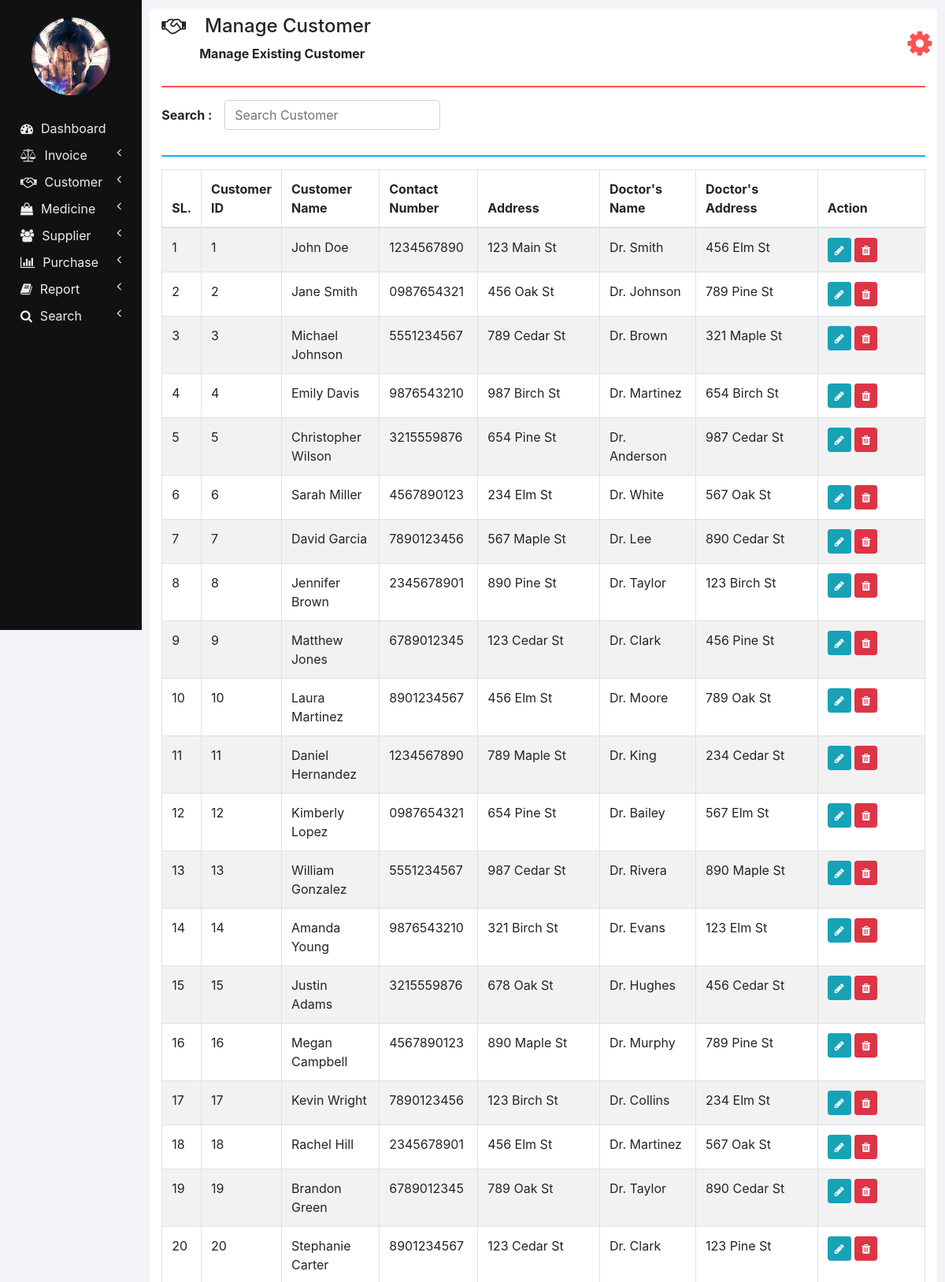
The page /manage_customer.php (upper part) on the database its author committed.
### tables this page shows
CREATE TABLE `customers` (
  `ID` int(11) NOT NULL,
  `NAME` varchar(20) NOT NULL,
  `CONTACT_NUMBER` varchar(10) NOT NULL,
  `ADDRESS` varchar(100) NOT NULL,
  `DOCTOR_NAME` varchar(20) NOT NULL,
  `DOCTOR_ADDRESS` varchar(100) NOT NULL
);

### php/manage_customer.php (the view, shortened to what this page needs)
<?php
  function showCustomers($id) {
    require "db_connection.php";
    if($con) {
      $seq_no = 0;
      $query = "SELECT * FROM customers";
      $result = mysqli_query($con, $query);
      while($row = mysqli_fetch_array($result)) {
        $seq_no++;
        if($row['ID'] == $id)
          showEditOptionsRow($seq_no, $row);
        else
          showCustomerRow($seq_no, $row);
      }
    }
  }
  function showCustomerRow($seq_no, $row) {
    ?>
    <tr>
      <td><?php echo $seq_no; ?></td>
      <td><?php echo $row['ID'] ?></td>
      <td><?php echo $row['NAME']; ?></td>
      <td><?php echo $row['CONTACT_NUMBER']; ?></td>
      <td><?php echo $row['ADDRESS']; ?></td>
      <td><?php echo $row['DOCTOR_NAME']; ?></td>
      <td><?php echo $row['DOCTOR_ADDRESS']; ?></td>
      <td>
        <button href="" class="btn btn-info btn-sm" onclick="editCustomer(<?php echo $row['ID']; ?>);">
          <i class="fa fa-pencil"></i>
        </button>
        <button class="btn btn-danger btn-sm" onclick="deleteCustomer(<?php echo $row['ID']; ?>);">
          <i class="fa fa-trash"></i>
        </button>
      </td>
    </tr>
    <?php
  }
  ?>

### css/sidenav.css (style rules this page uses)
body { background-color: #f1f3f6; }
.sidenav { width: 15%; height: 100vh; background-color: #222222; position: fixed; z-index: 1; flex: 1 0 auto; }
.card { width: 100%; height: 100%; top: 0; border-radius: 0; background-color: #111111; }
.logo .profile { margin-left: 50%; border-radius: 50%; transform: translate(-50%); }
.main-menu-item { padding: 5px 5px; cursor: pointer; }
.main-menu-item > a { color: #eeeeee; text-decoration: none; font-size: 16px; }
.main-menu-item > a > span { margin-left: 10px; }

### css/home.css (style rules this page uses)
html, body { height: 100vh; }

### rows shown on the page
customers: seq_no "1", ID "1", NAME "John Doe", CONTACT_NUMBER "1234567890", ADDRESS "123 Main St", DOCTOR_NAME "Dr. Smith", DOCTOR_ADDRESS "456 Elm St"
customers: seq_no "2", ID "2", NAME "Jane Smith", CONTACT_NUMBER "0987654321", ADDRESS "456 Oak St", DOCTOR_NAME "Dr. Johnson", DOCTOR_ADDRESS "789 Pine St"
customers: seq_no "3", ID "3", NAME "Michael Johnson", CONTACT_NUMBER "5551234567", ADDRESS "789 Cedar St", DOCTOR_NAME "Dr. Brown", DOCTOR_ADDRESS "321 Maple St"
customers: seq_no "4", ID "4", NAME "Emily Davis", CONTACT_NUMBER "9876543210", ADDRESS "987 Birch St", DOCTOR_NAME "Dr. Martinez", DOCTOR_ADDRESS "654 Birch St"
customers: seq_no "5", ID "5", NAME "Christopher Wilson", CONTACT_NUMBER "3215559876", ADDRESS "654 Pine St", DOCTOR_NAME "Dr. Anderson", DOCTOR_ADDRESS "987 Cedar St"
customers: seq_no "6", ID "6", NAME "Sarah Miller", CONTACT_NUMBER "4567890123", ADDRESS "234 Elm St", DOCTOR_NAME "Dr. White", DOCTOR_ADDRESS "567 Oak St"
customers: seq_no "7", ID "7", NAME "David Garcia", CONTACT_NUMBER "7890123456", ADDRESS "567 Maple St", DOCTOR_NAME "Dr. Lee", DOCTOR_ADDRESS "890 Cedar St"
customers: seq_no "8", ID "8", NAME "Jennifer Brown", CONTACT_NUMBER "2345678901", ADDRESS "890 Pine St", DOCTOR_NAME "Dr. Taylor", DOCTOR_ADDRESS "123 Birch St"
customers: seq_no "9", ID "9", NAME "Matthew Jones", CONTACT_NUMBER "6789012345", ADDRESS "123 Cedar St", DOCTOR_NAME "Dr. Clark", DOCTOR_ADDRESS "456 Pine St"
customers: seq_no "10", ID "10", NAME "Laura Martinez", CONTACT_NUMBER "8901234567", ADDRESS "456 Elm St", DOCTOR_NAME "Dr. Moore", DOCTOR_ADDRESS "789 Oak St"
customers: seq_no "11", ID "11", NAME "Daniel Hernandez", CONTACT_NUMBER "1234567890", ADDRESS "789 Maple St", DOCTOR_NAME "Dr. King", DOCTOR_ADDRESS "234 Cedar St"
customers: seq_no "12", ID "12", NAME "Kimberly Lopez", CONTACT_NUMBER "0987654321", ADDRESS "654 Pine St", DOCTOR_NAME "Dr. Bailey", DOCTOR_ADDRESS "567 Elm St"
customers: seq_no "13", ID "13", NAME "William Gonzalez", CONTACT_NUMBER "5551234567", ADDRESS "987 Cedar St", DOCTOR_NAME "Dr. Rivera", DOCTOR_ADDRESS "890 Maple St"
customers: seq_no "14", ID "14", NAME "Amanda Young", CONTACT_NUMBER "9876543210", ADDRESS "321 Birch St", DOCTOR_NAME "Dr. Evans", DOCTOR_ADDRESS "123 Elm St"
customers: seq_no "15", ID "15", NAME "Justin Adams", CONTACT_NUMBER "3215559876", ADDRESS "678 Oak St", DOCTOR_NAME "Dr. Hughes", DOCTOR_ADDRESS "456 Cedar St"
customers: seq_no "16", ID "16", NAME "Megan Campbell", CONTACT_NUMBER "4567890123", ADDRESS "890 Maple St", DOCTOR_NAME "Dr. Murphy", DOCTOR_ADDRESS "789 Pine St"
customers: seq_no "17", ID "17", NAME "Kevin Wright", CONTACT_NUMBER "7890123456", ADDRESS "123 Birch St", DOCTOR_NAME "Dr. Collins", DOCTOR_ADDRESS "234 Elm St"
customers: seq_no "18", ID "18", NAME "Rachel Hill", CONTACT_NUMBER "2345678901", ADDRESS "456 Elm St", DOCTOR_NAME "Dr. Martinez", DOCTOR_ADDRESS "567 Oak St"
customers: seq_no "19", ID "19", NAME "Brandon Green", CONTACT_NUMBER "6789012345", ADDRESS "789 Oak St", DOCTOR_NAME "Dr. Taylor", DOCTOR_ADDRESS "890 Cedar St"
customers: seq_no "20", ID "20", NAME "Stephanie Carter", CONTACT_NUMBER "8901234567", ADDRESS "123 Cedar St", DOCTOR_NAME "Dr. Clark", DOCTOR_ADDRESS "123 Pine St"

### other values the page prints
$heading "Manage Customer"
$sub_heading "Manage Existing Customer"
